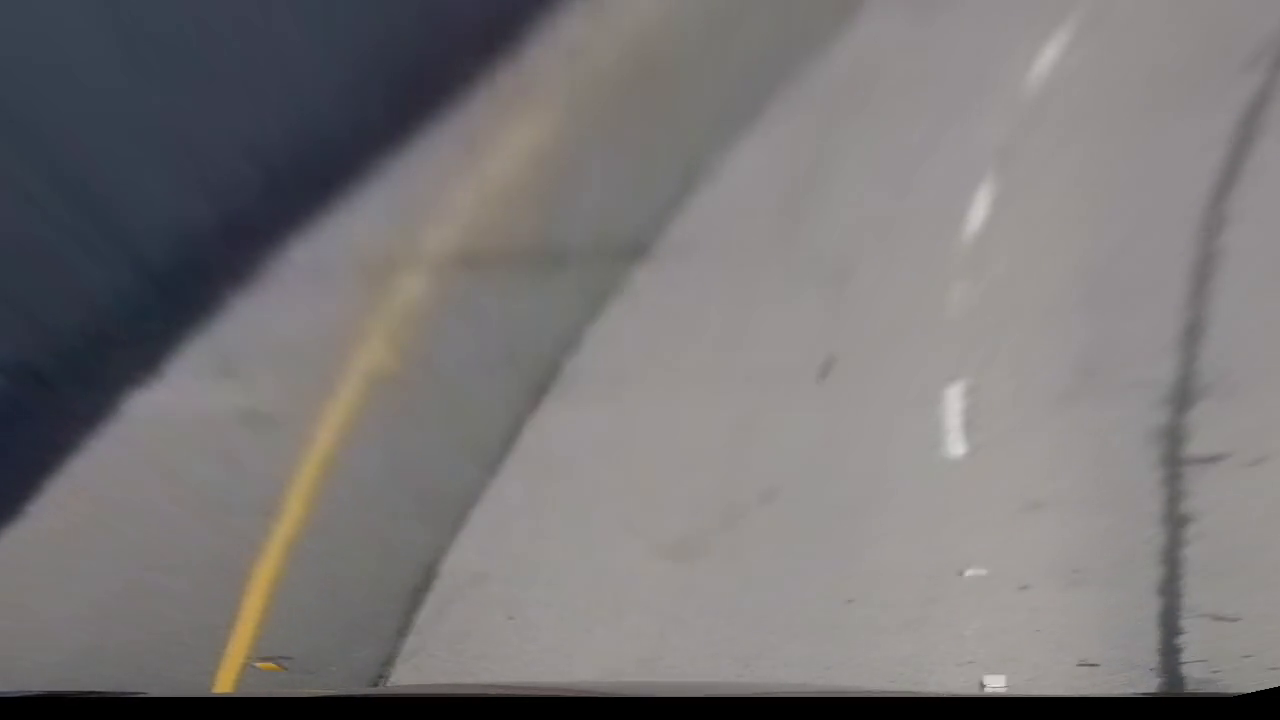
#> input picture frame 48 of Project_2/examples/transform_chall.mp4, 1280 x 720 px, given in place of challenge_video.mp4, which was not available
$ python sobel.py   (older library calls are emulated)
#> lines starting #> are read from the running program, lines starting #| are printed output that depends on the picture; after the words box and inside, x2 and y2 are one past the last pixel; in counts of white or black regions, pixels touching at a corner belong together; pictures that were not available may be replaced by others from this repository, and a replacement may not be noted
### Project_2/examples/last/line_polinom.py
import numpy as np
import matplotlib.image as mpimg
import matplotlib.pyplot as plt
import cv2

# Load our image
# binary_warped = mpimg.imread('warped-example.jpg')


def find_lane_pixels(binary_warped):
    # Take a histogram of the bottom half of the image
    histogram = np.sum(binary_warped[binary_warped.shape[0] *3 //4 :, :], axis=0)
    # Create an output image to draw on and visualize the result
    out_img = np.dstack((binary_warped, binary_warped, binary_warped)) * 255
    # Find the peak of the left and right halves of the histogram
    # These will be the starting point for the left and right lines
    midpoint = np.int(histogram.shape[0] // 2)
    leftx_base = np.argmax(histogram[:midpoint])
    rightx_base = np.argmax(histogram[midpoint:]) + midpoint

    # HYPERPARAMETERS
    # Choose the number of sliding windows
    nwindows = 9
    # Set the width of the windows +/- margin
    margin = 250
    # Set minimum number of pixels found to recenter window
    minpix = 10

    # Set height of windows - based on nwindows above and image shape
    window_height = np.int(binary_warped.shape[0] // nwindows)
    # Identify the x and y positions of all nonzero pixels in the image
    nonzero = binary_warped.nonzero()
    nonzeroy = np.array(nonzero[0])
    nonzerox = np.array(nonzero[1])
    # Current positions to be updated later for each window in nwindows
    leftx_current = leftx_base
    rightx_current = rightx_base

    # Create empty lists to receive left and right lane pixel indices
    left_lane_inds = []
    right_lane_inds = []

    # Step through the windows one by one
    for window in range(nwindows):
        # Identify window boundaries in x and y (and right and left)
        win_y_low = binary_warped.shape[0] - (window + 2) * window_height
        win_y_high = binary_warped.shape[0] - (window + 1) * window_height
        ### TO-DO: Find the four below boundaries of the window ###
        win_xleft_low = leftx_current - margin//2  # Update this
        win_xleft_high = leftx_current + margin//2  # Update this
        win_xright_low = rightx_current - margin//2 # Update this
        win_xright_high = rightx_current + margin//2  # Update this

        # Draw the windows on the visualization image
        cv2.rectangle(out_img, (win_xleft_low, win_y_low),
                      (win_xleft_high, win_y_high), (0, 255, 0), 2)
        cv2.rectangle(out_img, (win_xright_low, win_y_low),
                      (win_xright_high, win_y_high), (0, 255, 0), 2)

        ### TO-DO: Identify the nonzero pixels in x and y within the window ###
        mask_for_nonez_in_box_left = np.where((nonzerox > win_xleft_low) & (nonzerox < win_xleft_high) & \
                                (nonzeroy > win_y_low)     &      (nonzeroy < win_y_high))[0]
        mask_for_nonez_in_box_right = np.where((nonzerox > win_xright_low) & (nonzerox < win_xright_high) & \
                                     (nonzeroy > win_y_low) & (nonzeroy < win_y_high))[0]
        good_left_inds = mask_for_nonez_in_box_left
        good_right_inds = mask_for_nonez_in_box_right

        # Append these indices to the lists
        left_lane_inds.append(good_left_inds)
        right_lane_inds.append(good_right_inds)

        ### TO-DO: If you found > minpix pixels, recenter next window ###
        ### (`right` or `leftx_current`) on their mean position ###

        if len(good_left_inds) > minpix:
            leftx_current = np.int(np.mean(nonzerox[good_left_inds]))
        if len(good_right_inds) > minpix:
            rightx_current = np.int(np.mean(nonzerox[good_right_inds]))
            # Remove this when you add your function

    # Concatenate the arrays of indices (previously was a list of lists of pixels)
    try:
        left_lane_inds = np.concatenate(left_lane_inds)
        right_lane_inds = np.concatenate(right_lane_inds)
    except ValueError:
        # Avoids an error if the above is not implemented fully
        pass

    # Extract left and right line pixel positions
    leftx = nonzerox[left_lane_inds]
    lefty = nonzeroy[left_lane_inds]
    rightx = nonzerox[right_lane_inds]
    righty = nonzeroy[right_lane_inds]

    return leftx, lefty, rightx, righty, out_img


def window_fit_polynomial(binary_warped):
    # Find our lane pixels first
    leftx, lefty, rightx, righty, out_img = find_lane_pixels(binary_warped)

    # Fit a second order polynomial to each using `np.polyfit`
    ym_per_pix = 30 / 720  # meters per pixel in y dimension
    xm_per_pix = 3.7 / 770  # meters per pixel in x dimension

    left_fit_m = np.polyfit(lefty * ym_per_pix, leftx * xm_per_pix, 2)
    right_fit_m = np.polyfit(righty * ym_per_pix, rightx * xm_per_pix, 2)

    left_fit = np.polyfit(lefty, leftx, 2)
    right_fit = np.polyfit(righty, rightx, 2)

    # Generate x and y values for plotting
    ploty = np.linspace(0, binary_warped.shape[0]-1, binary_warped.shape[0] )
    try:
        left_fitx = left_fit[0]*ploty**2 + left_fit[1]*ploty + left_fit[2]
        right_fitx = right_fit[0]*ploty**2 + right_fit[1]*ploty + right_fit[2]
    except TypeError:
        # Avoids an error if `left` and `right_fit` are still none or incorrect
        print('The function failed to fit a line!')
        left_fitx = 1*ploty**2 + 1*ploty
        right_fitx = 1*ploty**2 + 1*ploty

    ## Visualization ##
    # Colors in the left and right lane regions
    out_img[lefty, leftx] = [255, 0, 0]
    out_img[righty, rightx] = [0, 0, 255]

    return left_fit, right_fit, left_fitx, right_fitx, ploty, out_img, left_fit_m, right_fit_m

### Project_2/examples/last/polinom2.py
import cv2
import numpy as np
import matplotlib.image as mpimg
import matplotlib.pyplot as plt

# Load our image - this should be a new frame since last time!
# binary_warped = mpimg.imread('warped-example.jpg')

# Polynomial fit values from the previous frame
# Make sure to grab the actual values from the previous step in your project!
# left_fit = np.array([2.13935315e-04, -3.77507980e-01, 4.76902175e+02])
# right_fit = np.array([4.17622148e-04, -4.93848953e-01, 1.11806170e+03])


def fit_poly(img_shape, leftx, lefty, rightx, righty):
    # Fit a second order polynomial to each using `np.polyfit`
    ym_per_pix = 30 / 720  # meters per pixel in y dimension
    xm_per_pix = 3.7 / 770  # meters per pixel in x dimension

    left_fit_m = np.polyfit(lefty * ym_per_pix, leftx * xm_per_pix, 2)
    right_fit_m = np.polyfit(righty * ym_per_pix, rightx * xm_per_pix, 2)

    left_fit = np.polyfit(lefty, leftx, 2)
    right_fit = np.polyfit(righty, rightx, 2)

    # Generate x and y values for plotting
    ploty = np.linspace(0, img_shape[0] - 1, img_shape[0])
    ### TO-DO: Calc both polynomials using ploty, left_fit and right_fit ###
    left_fitx = left_fit[0] * ploty ** 2 + left_fit[1] * ploty + left_fit[2]
    right_fitx = right_fit[0] * ploty ** 2 + right_fit[1] * ploty + right_fit[2]

    return left_fit, right_fit, left_fitx, right_fitx, ploty, left_fit_m, right_fit_m


def search_around_poly(binary_warped, left_fit, right_fit):
    # HYPERPARAMETER
    # Choose the width of the margin around the previous polynomial to search
    # The quiz grader expects 100 here, but feel free to tune on your own!
    margin = 50

    # Grab activated pixels
    nonzero = binary_warped[:,:].nonzero()
    # print(nonzero)
    nonzeroy = np.array(nonzero[0])
    nonzerox = np.array(nonzero[1])

    ### TO-DO: Set the area of search based on activated x-values ###
    ### within the +/- margin of our polynomial function ###
    ### Hint: consider the window areas for the similarly named variables ###
    ### in the previous quiz, but change the windows to our new search area ###
    left_lane_inds = ((nonzerox > (left_fit[0] * (nonzeroy ** 2) + left_fit[1] * nonzeroy +
                                   left_fit[2] - margin)) & (nonzerox < (left_fit[0] * (nonzeroy ** 2) +
                                                                         left_fit[1] * nonzeroy + left_fit[
                                                                             2] + margin)))
    right_lane_inds = ((nonzerox > (right_fit[0] * (nonzeroy ** 2) + right_fit[1] * nonzeroy +
                                    right_fit[2] - margin)) & (nonzerox < (right_fit[0] * (nonzeroy ** 2) +
                                                                           right_fit[1] * nonzeroy + right_fit[
                                                                               2] + margin)))

    # Again, extract left and right line pixel positions
    leftx = nonzerox[left_lane_inds]
    lefty = nonzeroy[left_lane_inds]
    rightx = nonzerox[right_lane_inds]
    righty = nonzeroy[right_lane_inds]

    # Fit new polynomials
    left_coef, rigth_coef, left_fitx, right_fitx, ploty, left_fit_m, right_fit_m = fit_poly(binary_warped.shape, leftx, lefty, rightx, righty)

    ## Visualization ##
    # Create an image to draw on and an image to show the selection window
    out_img = np.dstack((binary_warped, binary_warped, binary_warped)) * 255
    window_img = np.zeros_like(out_img)
    # Color in left and right line pixels
    out_img[nonzeroy[left_lane_inds], nonzerox[left_lane_inds]] = [255, 0, 0]
    out_img[nonzeroy[right_lane_inds], nonzerox[right_lane_inds]] = [0, 0, 255]

    # Generate a polygon to illustrate the search window area
    # And recast the x and y points into usable format for cv2.fillPoly()
    left_line_window1 = np.array([np.transpose(np.vstack([left_fitx - margin, ploty]))])
    left_line_window2 = np.array([np.flipud(np.transpose(np.vstack([left_fitx + margin,
                                                                    ploty])))])
    left_line_pts = np.hstack((left_line_window1, left_line_window2))
    right_line_window1 = np.array([np.transpose(np.vstack([right_fitx - margin, ploty]))])
    right_line_window2 = np.array([np.flipud(np.transpose(np.vstack([right_fitx + margin,
                                                                     ploty])))])
    right_line_pts = np.hstack((right_line_window1, right_line_window2))

    # Draw the lane onto the warped blank image
    cv2.fillPoly(window_img, np.int_([left_line_pts]), (0, 255, 0))
    cv2.fillPoly(window_img, np.int_([right_line_pts]), (0, 255, 0))
    result = cv2.addWeighted(out_img, 1, window_img, 0.3, 0)

    # Plot the polynomial lines onto the image
    # plt.plot(left_fitx, ploty, color='yellow')
    # plt.plot(right_fitx, ploty, color='yellow')
    ## End visualization steps ##

    return left_coef, rigth_coef, left_fitx, right_fitx, ploty, result, left_fit_m, right_fit_m


# [14 lines of commented-out code are left out]

### Project_2/examples/last/sobel.py
import numpy as np
import cv2
import matplotlib.pyplot as plt
import matplotlib.image as mpimg
import pickle
from matplotlib.widgets import Slider, Button
from line_polinom import *
from polinom2 import *
import pickle

with open("../undist.pkl", "rb") as f:
#> (reads Project_2/examples/undist.pkl from the repository)
    data = pickle.load(f)

mtx = data["mtx"]
dist = data["dist"]

# Read in an image and grayscale it
# image = mpimg.imread('/home/sviatoslavpovod/Documents/udacity/CarND-Advanced-Lane-Lines/test_images/test2.jpg')

cap = cv2.VideoCapture("../../challenge_video.mp4")


########### ALGORITHM ######################

def measure_curvature_real(ploty, left_fit_cr, right_fit_cr):
    '''
    Calculates the curvature of polynomial functions in meters.
    '''
    # Define conversions in x and y from pixels space to meters
    ym_per_pix = 30 / 720  # meters per pixel in y dimension
    xm_per_pix = 3.7 / 770  # meters per pixel in x dimension

    # Define y-value where we want radius of curvature
    # We'll choose the maximum y-value, corresponding to the bottom of the image
    y_eval = np.max(ploty)

    # x = Ay^2+By+C
    # x * xm_per_pix = A (y*ym_per_pix) ^ 2 + B * y * ym_per_pix + C

    left_curverad = np.power(1 + (2 * left_fit_cr[0] * y_eval * ym_per_pix + left_fit_cr[1]) ** 2, 1.5) / np.abs(
        2 * left_fit_cr[0])
    right_curverad = np.power(1 + (2 * right_fit_cr[0] * y_eval * ym_per_pix + right_fit_cr[1]) ** 2, 1.5) / np.abs(
        2 * right_fit_cr[0])

    return left_curverad, right_curverad


def sobel_x_binary(im_CV1, ksize=3, th=(0,255),bin=True):
    sobx = np.abs(cv2.Sobel(im_CV1, cv2.CV_64F, 1, 0, ksize=ksize))
    sobx = np.uint8(255 * sobx / np.max(sobx))
    if not bin:
        return sobx
    mask = np.zeros_like(sobx)
    mask[(sobx > th[0]) & (sobx <= th[1])] = 1
    return mask


# [19 lines left out: functions sobel_y_binary, mag_thresh_binary, not called in this run]

def filter_color(im, th=(0,255)):
    mask = np.zeros_like(im)

    mask[(im > th[0]) & (im <= th[1])] = 1
    return mask

# [11 lines left out: function grad_direction, not called in this run]

def warp(im, inverse=False):
    imshape = im.shape

    if not hasattr(warp, "M"):
        src = np.float32([[350, 670], [581, 470], [719, 470], [1000, 670]])

        min_x = int(imshape[1] * 0.20)
        max_x = int(imshape[1] * 0.80)
        min_y = int(imshape[0] * 0.07)
        max_y = int(imshape[0] * 0.93)
        dst = np.float32([[min_x, max_y], [min_x, min_y], [max_x, min_y], [max_x, max_y]])

        warp.M = cv2.getPerspectiveTransform(src, dst)
        warp.Minv = cv2.getPerspectiveTransform(dst, src)

    if inverse:
        warped = cv2.warpPerspective(im, warp.Minv, imshape[1::-1])
    else:
        warped = cv2.warpPerspective(im, warp.M, imshape[1::-1])

    return warped

def normalize(im_cv1):
    ar = np.asarray(im_cv1, dtype=np.float64) / np.mean(im_cv1)
    return np.uint8(255 * ar / np.max(ar))

# [13 lines left out: function illumination_correction, not called in this run]

def color_grad_binary(img, sobel_kernel=3, th=(0, 255), th_col=(0,255), th_ang=(-np.pi,np.pi), mag=False):

    ### Convert color
    # img = illumination_correction(img)
    hls = cv2.cvtColor(img, cv2.COLOR_BGR2HLS)

    h_channel = hls[:,:,0]
    l_channel = hls[:, :,1]
    s_channel = hls[:, :,2]

    s_channel = normalize(s_channel)
    ## Good way to find yellow line in s_channel
    mask1 = sobel_x_binary(s_channel, th=th, ksize=11, bin=True)
    # mask11 = grad_direction(s_channel, sobel_kernel=11, th=(0.7, 1.3))
    mask1 = filter_color(s_channel, th=(np.std(s_channel)+th_col[0], 255))

    ## Find white lines by applying gradient technique
    if mag:
        mask2 = mag_thresh_binary(l_channel, mag_thresh=th)
    else:
        mask2 = sobel_x_binary(l_channel, th=th_ang, ksize=9)


    ## In challenge_video there are black line with good gradients, i want to remove it
    mask3 = filter_color(l_channel, th=(126, 255))
    mask3 = cv2.GaussianBlur(mask3*255, ksize=(3,3), sigmaX=1)
    mask3[mask3 < 255] = 0
    mask3 = np.uint8(mask3/255.)


    ### This is tests with direction of gradient, but i dont use it now
    # mask4 = grad_direction(l_channel, sobel_kernel=17, th=(th_ang[0], th_ang[1]))
    # opening = cv2.morphologyEx(mask4, cv2.MORPH_OPEN, np.ones((3,3), np.uint8), iterations=1)

    ## Finilize results of gradien/color thresholds
    mask = np.zeros_like(mask1)
    mask[  ((mask2 == 1) | (mask1==1)) & (mask3==1)] = 1

    return  mask
############################################################
                ##VIZUALIZER#
############################################################


# def run_matplot(cap):
re, image = cap.read()
#> image is the input picture: shape (720, 1280, 3); mean B, G, R 118.3, 117.7, 120.7
image = cv2.cvtColor(image, cv2.COLOR_BGR2RGB)
# [22 lines left out: functions upfate, change_picture, not called in this run]


# [49 lines of commented-out code are left out]

def run_opencv(cap):


    is_first = True
    while True:
        is_ok, image = cap.read()

        if not is_ok:
            break

        image = cv2.undistort(image, mtx, dist, None, mtx)

        # harder
        binary = color_grad_binary(image, sobel_kernel=9,
                                          th=(15, 255),
                                          th_col=(31, 255),
                                          th_ang=(43, 255))
#> in color_grad_binary, `h_channel = hls[:,:,0]`:
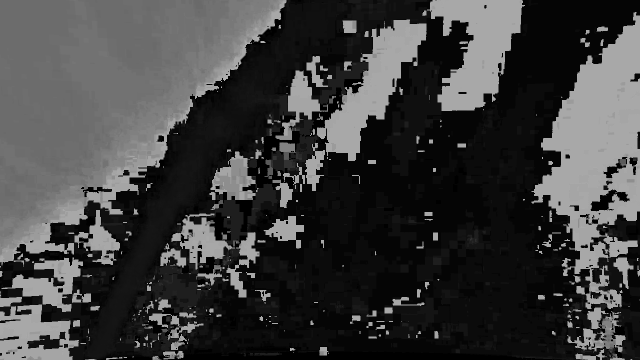
#> h_channel: shape (720, 1280) (shown at 1/2 size); min 0, max 178, mean 61.9
#> in color_grad_binary, `s_channel = hls[:, :,2]`:
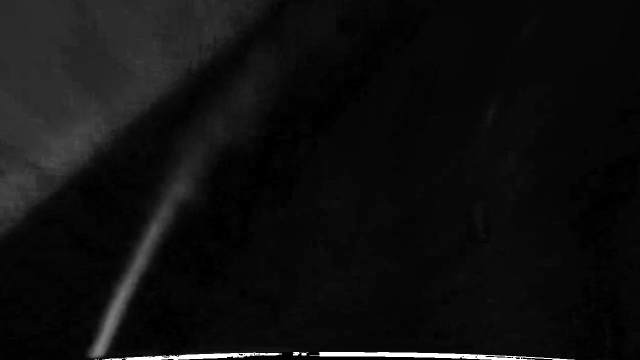
#> s_channel: shape (720, 1280) (shown at 1/2 size); min 0, max 255, mean 15.2
#> in color_grad_binary, `mask1 = sobel_x_binary(s_channel, th=th, ksize=11, bin=True)`:
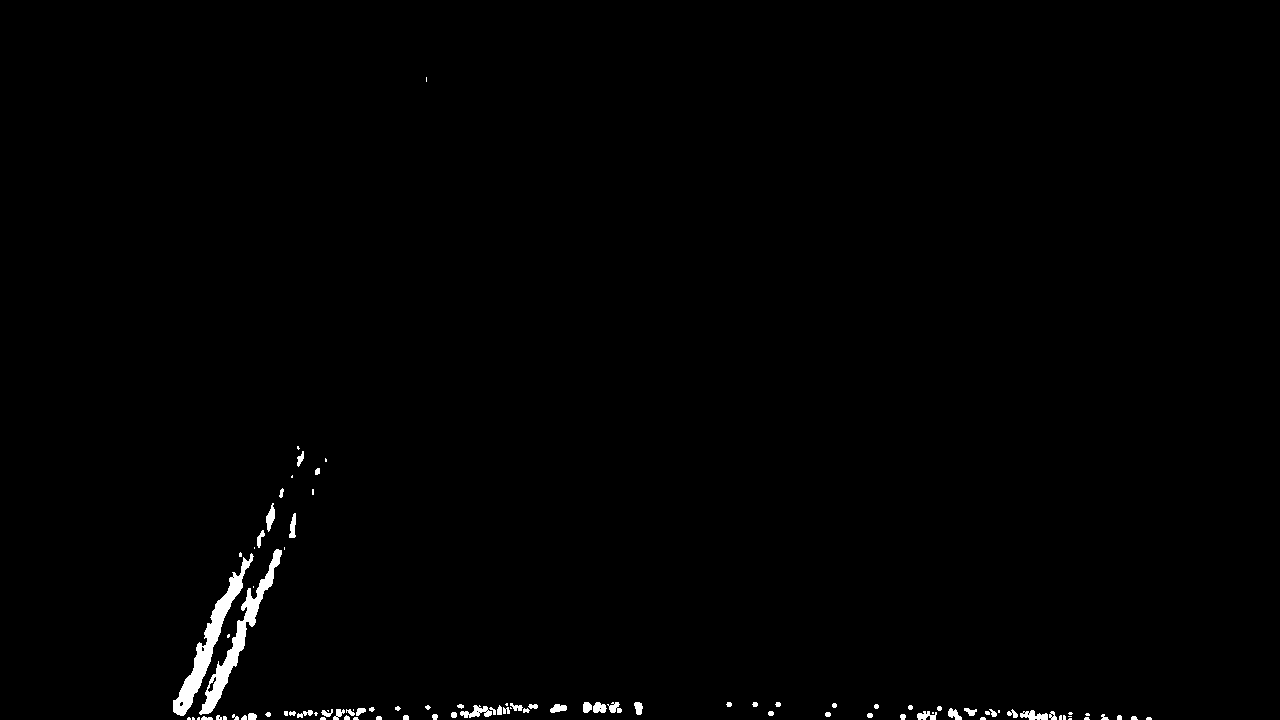
#> mask1: shape (720, 1280); values 0 (black) and 1 (white), 0.82% white; 96 white regions (35 under 20 px), largest, box (x1, y1, x2, y2) and area: (173, 553, 254, 716) 2215, (199, 549, 282, 715) 2037, (460, 705, 492, 718) 214
#> call 2 of sobel_x_binary, with ksize = 9, th = (43, 255), bin = True
#> in sobel_x_binary (call 2), `sobx = np.abs(cv2.Sobel(im_CV1, cv2.CV_64F, 1, 0, ksize=ksize))`:
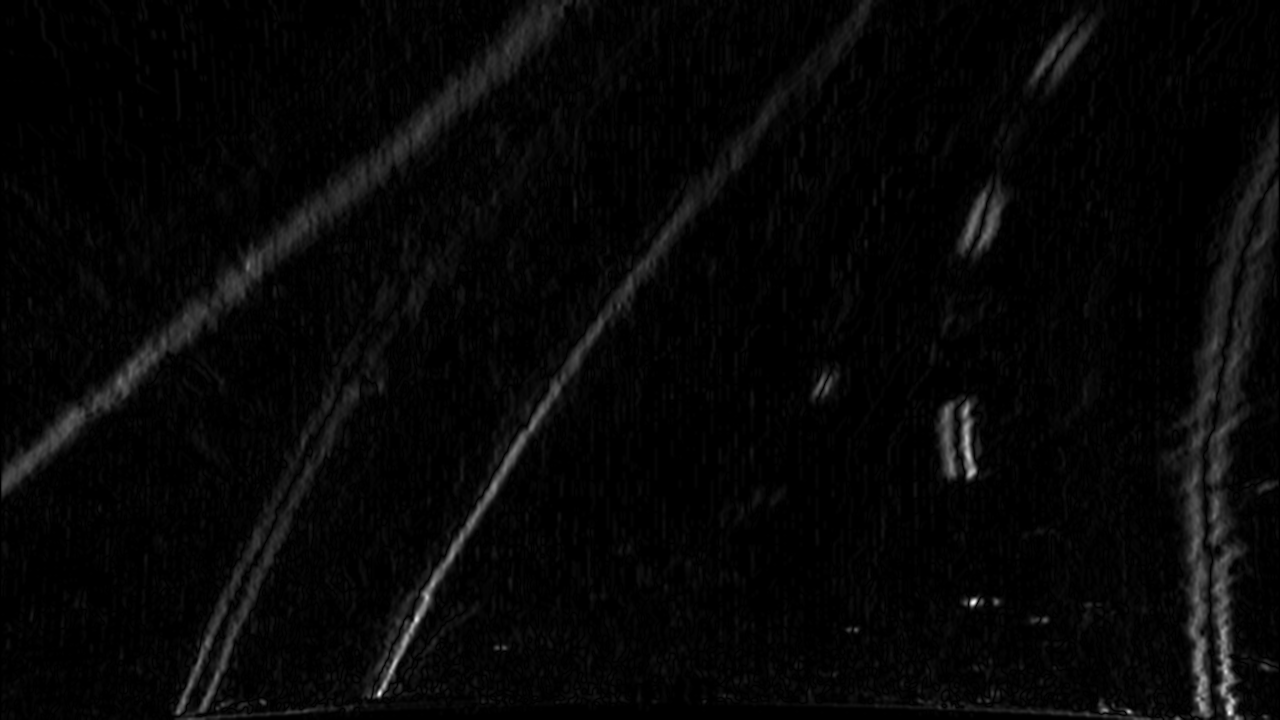
#> sobx: shape (720, 1280) float64; min 0, max 346025, mean 9433.6; drawn with min black and max white
#> (the rest of the program and of its run is left out)
